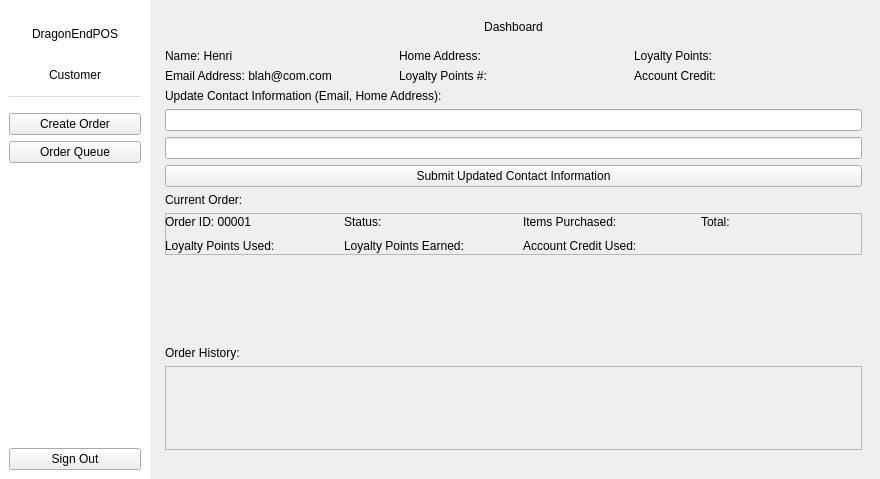
<?xml version="1.0" encoding="UTF-8"?>
<ui version="4.0">
 <class>DashboardView</class>
 <widget class="QWidget" name="DashboardView">
  <property name="geometry">
   <rect>
    <x>0</x>
    <y>0</y>
    <width>880</width>
    <height>479</height>
   </rect>
  </property>
  <property name="windowTitle">
   <string>Form</string>
  </property>
  <layout class="QHBoxLayout" name="horizontalLayout_2">
   <property name="spacing">
    <number>6</number>
   </property>
   <property name="leftMargin">
    <number>0</number>
   </property>
   <property name="topMargin">
    <number>0</number>
   </property>
   <property name="rightMargin">
    <number>9</number>
   </property>
   <property name="bottomMargin">
    <number>0</number>
   </property>
   <item>
    <layout class="QHBoxLayout" name="horizontalLayout">
     <property name="spacing">
      <number>0</number>
     </property>
     <item>
      <widget class="QFrame" name="sideBar">
       <property name="sizePolicy">
        <sizepolicy hsizetype="Fixed" vsizetype="Preferred">
         <horstretch>0</horstretch>
         <verstretch>0</verstretch>
        </sizepolicy>
       </property>
       <property name="minimumSize">
        <size>
         <width>150</width>
         <height>0</height>
        </size>
       </property>
       <property name="maximumSize">
        <size>
         <width>150</width>
         <height>16777215</height>
        </size>
       </property>
       <property name="baseSize">
        <size>
         <width>150</width>
         <height>0</height>
        </size>
       </property>
       <property name="styleSheet">
        <string notr="true">QFrame#sideBar{
	background-color: rgb(255, 255, 255)
}</string>
       </property>
       <property name="frameShape">
        <enum>QFrame::NoFrame</enum>
       </property>
       <property name="frameShadow">
        <enum>QFrame::Raised</enum>
       </property>
       <layout class="QVBoxLayout" name="verticalLayout">
        <item>
         <widget class="QLabel" name="dashboardDEPLbl">
          <property name="minimumSize">
           <size>
            <width>0</width>
            <height>50</height>
           </size>
          </property>
          <property name="maximumSize">
           <size>
            <width>16777215</width>
            <height>100</height>
           </size>
          </property>
          <property name="text">
           <string>DragonEndPOS</string>
          </property>
          <property name="alignment">
           <set>Qt::AlignCenter</set>
          </property>
         </widget>
        </item>
        <item>
         <widget class="QLabel" name="dashboardUserLbl">
          <property name="sizePolicy">
           <sizepolicy hsizetype="Expanding" vsizetype="Preferred">
            <horstretch>0</horstretch>
            <verstretch>0</verstretch>
           </sizepolicy>
          </property>
          <property name="minimumSize">
           <size>
            <width>0</width>
            <height>20</height>
           </size>
          </property>
          <property name="maximumSize">
           <size>
            <width>16777215</width>
            <height>50</height>
           </size>
          </property>
          <property name="text">
           <string>Customer</string>
          </property>
          <property name="alignment">
           <set>Qt::AlignCenter</set>
          </property>
         </widget>
        </item>
        <item>
         <spacer name="verticalSpacer_5">
          <property name="orientation">
           <enum>Qt::Vertical</enum>
          </property>
          <property name="sizeType">
           <enum>QSizePolicy::Fixed</enum>
          </property>
          <property name="sizeHint" stdset="0">
           <size>
            <width>20</width>
            <height>5</height>
           </size>
          </property>
         </spacer>
        </item>
        <item>
         <widget class="QFrame" name="dashboardSidebarSeparator">
          <property name="sizePolicy">
           <sizepolicy hsizetype="Expanding" vsizetype="Fixed">
            <horstretch>0</horstretch>
            <verstretch>0</verstretch>
           </sizepolicy>
          </property>
          <property name="minimumSize">
           <size>
            <width>0</width>
            <height>1</height>
           </size>
          </property>
          <property name="baseSize">
           <size>
            <width>0</width>
            <height>1</height>
           </size>
          </property>
          <property name="styleSheet">
           <string notr="true">QFrame#dashboardSidebarSeparator{
	background-color: rgb(222, 221, 218)
}</string>
          </property>
          <property name="frameShape">
           <enum>QFrame::NoFrame</enum>
          </property>
          <property name="frameShadow">
           <enum>QFrame::Raised</enum>
          </property>
         </widget>
        </item>
        <item>
         <spacer name="verticalSpacer_4">
          <property name="orientation">
           <enum>Qt::Vertical</enum>
          </property>
          <property name="sizeType">
           <enum>QSizePolicy::Fixed</enum>
          </property>
          <property name="sizeHint" stdset="0">
           <size>
            <width>20</width>
            <height>10</height>
           </size>
          </property>
         </spacer>
        </item>
        <item>
         <widget class="QPushButton" name="dashboardOrderBtn">
          <property name="text">
           <string>Create Order</string>
          </property>
         </widget>
        </item>
        <item>
         <widget class="QPushButton" name="dashboardQueueBtn">
          <property name="text">
           <string>Order Queue</string>
          </property>
         </widget>
        </item>
        <item>
         <spacer name="verticalSpacer">
          <property name="orientation">
           <enum>Qt::Vertical</enum>
          </property>
          <property name="sizeHint" stdset="0">
           <size>
            <width>20</width>
            <height>40</height>
           </size>
          </property>
         </spacer>
        </item>
        <item>
         <widget class="QPushButton" name="dashboardSignOutBtn">
          <property name="text">
           <string>Sign Out</string>
          </property>
         </widget>
        </item>
       </layout>
      </widget>
     </item>
    </layout>
   </item>
   <item>
    <layout class="QVBoxLayout" name="verticalLayout_2">
     <item>
      <spacer name="verticalSpacer_3">
       <property name="orientation">
        <enum>Qt::Vertical</enum>
       </property>
       <property name="sizeType">
        <enum>QSizePolicy::Fixed</enum>
       </property>
       <property name="sizeHint" stdset="0">
        <size>
         <width>20</width>
         <height>20</height>
        </size>
       </property>
      </spacer>
     </item>
     <item>
      <widget class="QLabel" name="dashboardMainLbl">
       <property name="sizePolicy">
        <sizepolicy hsizetype="Expanding" vsizetype="Fixed">
         <horstretch>0</horstretch>
         <verstretch>0</verstretch>
        </sizepolicy>
       </property>
       <property name="baseSize">
        <size>
         <width>0</width>
         <height>20</height>
        </size>
       </property>
       <property name="text">
        <string>Dashboard</string>
       </property>
       <property name="alignment">
        <set>Qt::AlignHCenter|Qt::AlignTop</set>
       </property>
      </widget>
     </item>
     <item>
      <widget class="QWidget" name="dashboardCustomerOnlyCont" native="true">
       <property name="sizePolicy">
        <sizepolicy hsizetype="Preferred" vsizetype="Expanding">
         <horstretch>0</horstretch>
         <verstretch>0</verstretch>
        </sizepolicy>
       </property>
       <property name="minimumSize">
        <size>
         <width>0</width>
         <height>50</height>
        </size>
       </property>
       <layout class="QVBoxLayout" name="verticalLayout_4">
        <item>
         <layout class="QGridLayout" name="gridLayout">
          <item row="1" column="0">
           <widget class="QLabel" name="dashboardEmailLbl">
            <property name="text">
             <string>Email Address: blah@com.com</string>
            </property>
           </widget>
          </item>
          <item row="0" column="2">
           <widget class="QLabel" name="dashboardPointsAmountLbl">
            <property name="layoutDirection">
             <enum>Qt::LeftToRight</enum>
            </property>
            <property name="text">
             <string>Loyalty Points:</string>
            </property>
           </widget>
          </item>
          <item row="1" column="2">
           <widget class="QLabel" name="dashboardCreditAmountLbl">
            <property name="text">
             <string>Account Credit:</string>
            </property>
           </widget>
          </item>
          <item row="0" column="1">
           <widget class="QLabel" name="dashboardAddressLbl">
            <property name="text">
             <string>Home Address:</string>
            </property>
           </widget>
          </item>
          <item row="0" column="0">
           <widget class="QLabel" name="dashboardNameLbl">
            <property name="text">
             <string>Name: Henri</string>
            </property>
           </widget>
          </item>
          <item row="1" column="1">
           <widget class="QLabel" name="dashboardPointsNumLbl">
            <property name="text">
             <string>Loyalty Points #:</string>
            </property>
           </widget>
          </item>
         </layout>
        </item>
        <item>
         <layout class="QVBoxLayout" name="verticalLayout_5">
          <item>
           <widget class="QLabel" name="label">
            <property name="text">
             <string>Update Contact Information (Email, Home Address):</string>
            </property>
           </widget>
          </item>
          <item>
           <widget class="QLineEdit" name="dashboardEmailInput">
            <property name="inputMethodHints">
             <set>Qt::ImhNone</set>
            </property>
           </widget>
          </item>
          <item>
           <widget class="QLineEdit" name="dashboardAddressInput"/>
          </item>
          <item>
           <widget class="QPushButton" name="dashboardUpdateInfoBtn">
            <property name="text">
             <string>Submit Updated Contact Information</string>
            </property>
           </widget>
          </item>
         </layout>
        </item>
        <item>
         <layout class="QVBoxLayout" name="verticalLayout_3">
          <item>
           <widget class="QLabel" name="dashboardCurrentOrderLbl">
            <property name="sizePolicy">
             <sizepolicy hsizetype="Preferred" vsizetype="Fixed">
              <horstretch>0</horstretch>
              <verstretch>0</verstretch>
             </sizepolicy>
            </property>
            <property name="text">
             <string>Current Order:</string>
            </property>
           </widget>
          </item>
          <item>
           <widget class="QFrame" name="dashboardCurrOrderInfoFrame">
            <property name="sizePolicy">
             <sizepolicy hsizetype="Preferred" vsizetype="Minimum">
              <horstretch>0</horstretch>
              <verstretch>0</verstretch>
             </sizepolicy>
            </property>
            <property name="minimumSize">
             <size>
              <width>0</width>
              <height>42</height>
             </size>
            </property>
            <property name="maximumSize">
             <size>
              <width>16777215</width>
              <height>500</height>
             </size>
            </property>
            <property name="frameShape">
             <enum>QFrame::StyledPanel</enum>
            </property>
            <property name="frameShadow">
             <enum>QFrame::Raised</enum>
            </property>
            <widget class="QWidget" name="layoutWidget">
             <property name="geometry">
              <rect>
               <x>0</x>
               <y>0</y>
               <width>709</width>
               <height>42</height>
              </rect>
             </property>
             <layout class="QGridLayout" name="dashboardCurrentOrderInfoGrid">
              <item row="0" column="2">
               <widget class="QLabel" name="dashboardCOPurchasedLbl">
                <property name="text">
                 <string>Items Purchased: </string>
                </property>
               </widget>
              </item>
              <item row="0" column="3">
               <widget class="QLabel" name="dashboardPriceLbl">
                <property name="text">
                 <string>Total:</string>
                </property>
               </widget>
              </item>
              <item row="1" column="1">
               <widget class="QLabel" name="dashboardEarnePointsLbl">
                <property name="text">
                 <string>Loyalty Points Earned:</string>
                </property>
               </widget>
              </item>
              <item row="1" column="0">
               <widget class="QLabel" name="dashboardUsedPointsLbl">
                <property name="text">
                 <string>Loyalty Points Used: </string>
                </property>
               </widget>
              </item>
              <item row="0" column="0">
               <widget class="QLabel" name="dashboardCOIDLbl">
                <property name="text">
                 <string>Order ID: 00001</string>
                </property>
               </widget>
              </item>
              <item row="0" column="1">
               <widget class="QLabel" name="dashboardCOStatusLbl">
                <property name="text">
                 <string>Status: </string>
                </property>
               </widget>
              </item>
              <item row="1" column="2">
               <widget class="QLabel" name="dashboardUsedCreditLbl">
                <property name="text">
                 <string>Account Credit Used:</string>
                </property>
               </widget>
              </item>
             </layout>
            </widget>
           </widget>
          </item>
         </layout>
        </item>
        <item>
         <spacer name="verticalSpacer_2">
          <property name="orientation">
           <enum>Qt::Vertical</enum>
          </property>
          <property name="sizeType">
           <enum>QSizePolicy::Expanding</enum>
          </property>
          <property name="sizeHint" stdset="0">
           <size>
            <width>20</width>
            <height>40</height>
           </size>
          </property>
         </spacer>
        </item>
        <item>
         <widget class="QLabel" name="dashboardHistoryLbl">
          <property name="sizePolicy">
           <sizepolicy hsizetype="Preferred" vsizetype="Fixed">
            <horstretch>0</horstretch>
            <verstretch>0</verstretch>
           </sizepolicy>
          </property>
          <property name="text">
           <string>Order History:</string>
          </property>
         </widget>
        </item>
        <item>
         <widget class="QScrollArea" name="scrollArea">
          <property name="widgetResizable">
           <bool>true</bool>
          </property>
          <widget class="QWidget" name="scrollAreaWidgetContents">
           <property name="geometry">
            <rect>
             <x>0</x>
             <y>0</y>
             <width>691</width>
             <height>68</height>
            </rect>
           </property>
           <layout class="QHBoxLayout" name="horizontalLayout_3">
            <item>
             <layout class="QHBoxLayout" name="orderHistoryEntriesCont">
              <property name="sizeConstraint">
               <enum>QLayout::SetDefaultConstraint</enum>
              </property>
             </layout>
            </item>
           </layout>
          </widget>
         </widget>
        </item>
       </layout>
      </widget>
     </item>
     <item>
      <spacer name="horizontalSpacer">
       <property name="orientation">
        <enum>Qt::Horizontal</enum>
       </property>
       <property name="sizeHint" stdset="0">
        <size>
         <width>40</width>
         <height>20</height>
        </size>
       </property>
      </spacer>
     </item>
    </layout>
   </item>
  </layout>
 </widget>
 <resources/>
 <connections/>
</ui>
